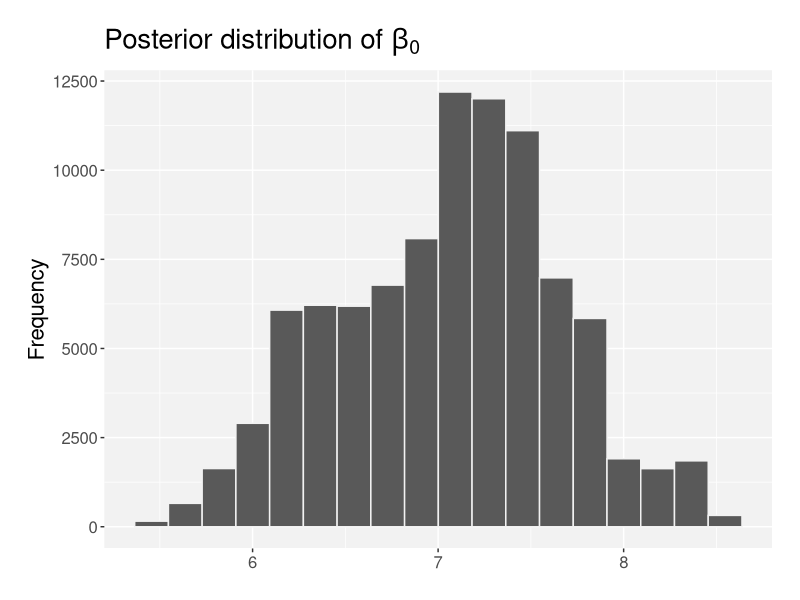
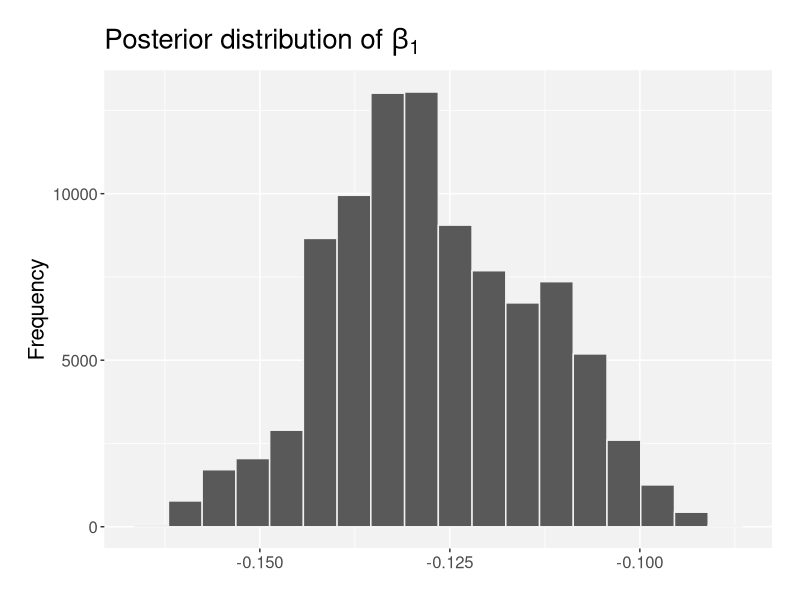

The R source for these figures, in order:
# 
# ST502 Project 2
# 
# This program uses a Markov Chain Monte Carlo sampling method to estimate the 
# parameters of a simple logistic regression model* and the sampling
# distributions of the parameters. At the end, we compare the results to the
# least squares fit. 
#
# * The logistic regression model aims to predict whether a field goal will be
# good or bad given the distance from which it was kicked. The data is from the
# 2008 NFL season.
# 
# Last edited: January 12, 2018 - Added project description to header
# 





library(ggplot2)





# Expit function
  # 1 / (1 + exp(-beta0 - beta1*x))
  # parameter beta is a vector in the form of (beta0, beta1)
  # x is the vector of values of the predictor variable
expit <- function(beta, x) {
  # put x in matrix form (dimensions 2 x n)
  x <- cbind(rep(1, length(x)), x)
  # compute the expit function for the given beta and x
  return(1 / (1 + exp(-x %*% beta)))
}





# Prior density function
  # beta1, beta2 ~ Normal
  # parameter beta is a vector in the form of (beta0, beta1)
  # the joint density is the product of the marginal densities ?????????????????????????????
prior <- function(beta) {
  return(prod(dnorm(beta, mean=0, sd=10)))
}





# Likelihood function
  # y | beta1, beta2 ~ Bernoulli
  # parameter beta is a vector in the form of (beta0, beta1)
  # y is a vector of the observed values (0's for bad kicks and 1's for good kicks)
  # the joint density is the product of the marginal densities since observations are indep.
likelihood <- function(beta, x, y) {
  return(prod(dbinom(y, prob=expit(beta, x), size=1)))
}





# Function to generate values for the posterior distribution using MCMC sampling
  # x is a vector of predictor values
  # y is a vector of observed values
  # niter is the number of iterations
  # startvals is a vector in the form (beta0, beta1)
  # proposalsd is the sd of the jumping distribution
betasampler <- function(x, y, niter, startvals, proposalsd) {
  # Matrix to store sampled betas
  beta <- matrix(rep(0, niter), nrow=niter, ncol=2)
  # Use the starting value as the first beta
  beta[1,] <- startvals
  # Loop through the desired number of iterations
  for(i in 2:niter) {
    # Temp value for beta is previous beta
    currentbeta <- beta[i-1,]
    # Get the next random draw from the N(0, proposalsd^2) jumping distribution
    newbeta <- currentbeta + rnorm(2, 0, proposalsd)
    # Find r ratio
    r <- prior(beta=newbeta) * likelihood(beta=newbeta, x=x, y=y) /
      (prior(beta=currentbeta) * likelihood(beta=currentbeta, x=x, y=y))
    # Accept this value with prob. min(1, r)
    if(runif(1) < r) {
      beta[i,] <- newbeta
    }
    else {
      beta[i,] <- currentbeta
    } # end ifs
  } # end loop
  # Return the vector of theta values
  return(beta)
} # end function




# Function for plotting and formatting histograms using ggplot2
histogram <- function(x) {
  ggplot(data.frame(x), aes(x)) + 
    geom_histogram(bins=18, col="gray95") +
    labs(x=NULL, y="Frequency") +
    theme(plot.title=element_text(size=20),
      axis.title=element_text(size=16), 
      axis.text=element_text(size=12), 
      panel.background=element_rect(fill="gray95"), 
      strip.background=element_rect(fill="white"),
      plot.margin=margin(20,20,20,20)) + 
    scale_fill_manual(palette)
}










# Read in NFL field goal data from the csv file
fgdata <- read.csv("nfl2008_fga.csv", header=TRUE)





# Approximate the posterior distribution of beta0 and beta1 using the MCMC sampling function
randomDraws <- betasampler(x=fgdata$distance, y=fgdata$GOOD, 
                           niter=100000, startvals=c(0,0), proposalsd=0.05)
burnin <- 7500
posterior_b0 <- randomDraws[-c(1:burnin), 1]
posterior_b1 <- randomDraws[-c(1:burnin), 2]

# Histograms showing the distributions of beta0 and beta1
histogram(posterior_b0) + 
  labs(title=expression(paste("Posterior distribution of ", beta[0])))
histogram(posterior_b1) + 
  labs(title=expression(paste("Posterior distribution of ", beta[1])))
# Estimates
mean(posterior_b0)
mean(posterior_b1)




# Fit a logistic regression model with GOOD as the response and distance as the predictor
mod <- glm(GOOD ~ distance, data=fgdata, family=binomial(link="logit"))
summary(mod)





